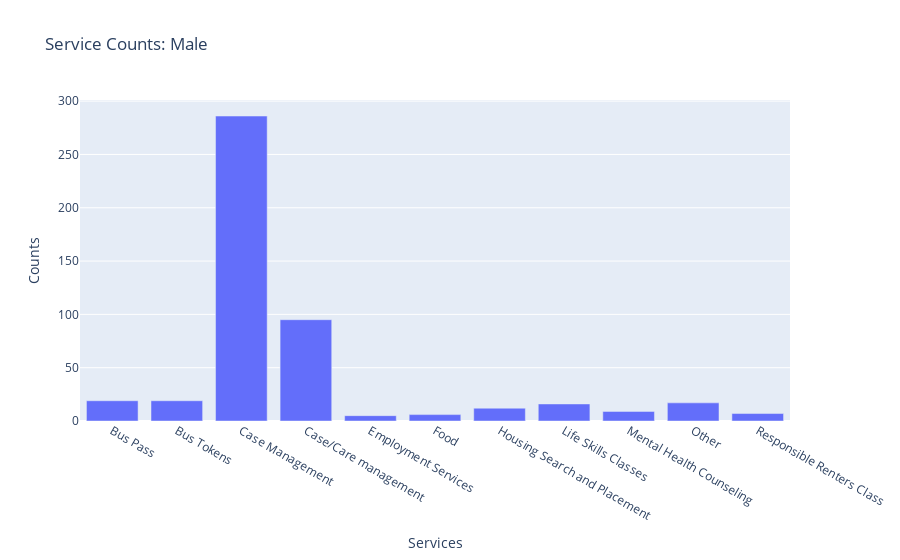

Notebook cell for this chart:
### Code cell
def service_splits_demographic(categories,demographic,norm=False):
    """
    Splits a categorical series and finds the frequency of each unique
    value crossed with the values of a specified demographic series.
    Returns demographic counts of each service into a bar graph.
    """
    genders = ['Male', 'Female', 'Nonbinary', 'Other']
    if demographic in genders:
        mask = data['gender'] == demographic
        df = data[mask] 
        df_categories = df[categories]
        df_demographic = df['gender']

        fig = px.bar(pd.crosstab(df_categories, df_demographic),
                     labels={"service_description": "Services",
                              "value": "Counts"},
                     title= "Service Counts: {}".format(demographic))

        return fig.update_layout(showlegend=False)
    
    if len(str(demographic)) < 3:
        mask = data['age'] == demographic
        df = data[mask]
        df_categories = df[categories]
        df_demographic = df['age']

        fig = px.bar(pd.crosstab(df_categories, df_demographic),
                     labels={"service_description": "Services",
                              "value": "Counts"},
                     title= "Service Counts for {} Year Olds"
                            .format(str(demographic)))

        return fig.update_layout(showlegend=False)
    
    if len(str(demographic)) > 3:
        mask = data['client_id'] == demographic
        df = data[mask]
        df_categories = df[categories]
        df_demographic = df['client_id']

        fig = px.bar(pd.crosstab(df_categories, df_demographic),
                     labels={"service_description": "Services",
                              "value": "Counts"},
                     title= "Service Counts for Client: {}"
                            .format(str(demographic)))

        return fig.update_layout(showlegend=False)
    
service_splits_demographic('service_description', 'Male')

### Figure 1 — Plotly figure (JSON) as saved in the notebook; plotly's stock layout.template omitted (floating-point values rounded to 4 significant figures)
{"data": [{"alignmentgroup": "True", "hovertemplate": "gender=Male<br>Services=%{x}<br>Counts=%{y}<extra></extra>", "legendgroup": "Male", "marker": {"color": "#636efa", "pattern": {"shape": ""}}, "name": "Male", "offsetgroup": "Male", "orientation": "v", "showlegend": true, "textposition": "auto", "type": "bar", "x": ["Bus Pass", "Bus Tokens", "Case Management", "Case/Care management", "Employment Services", "Food", "Housing Search and Placement", "Life Skills Classes", "Mental Health Counseling", "Other", "Responsible Renters Class"], "xaxis": "x", "y": [19, 19, 286, 95, 5, 6, 12, 16, 9, 17, 7], "yaxis": "y"}], "layout": {"barmode": "relative", "legend": {"title": {"text": "gender"}, "tracegroupgap": 0}, "showlegend": false, "title": {"text": "Service Counts: Male"}, "xaxis": {"anchor": "y", "domain": [0, 1], "title": {"text": "Services"}}, "yaxis": {"anchor": "x", "domain": [0, 1], "title": {"text": "Counts"}}}}
